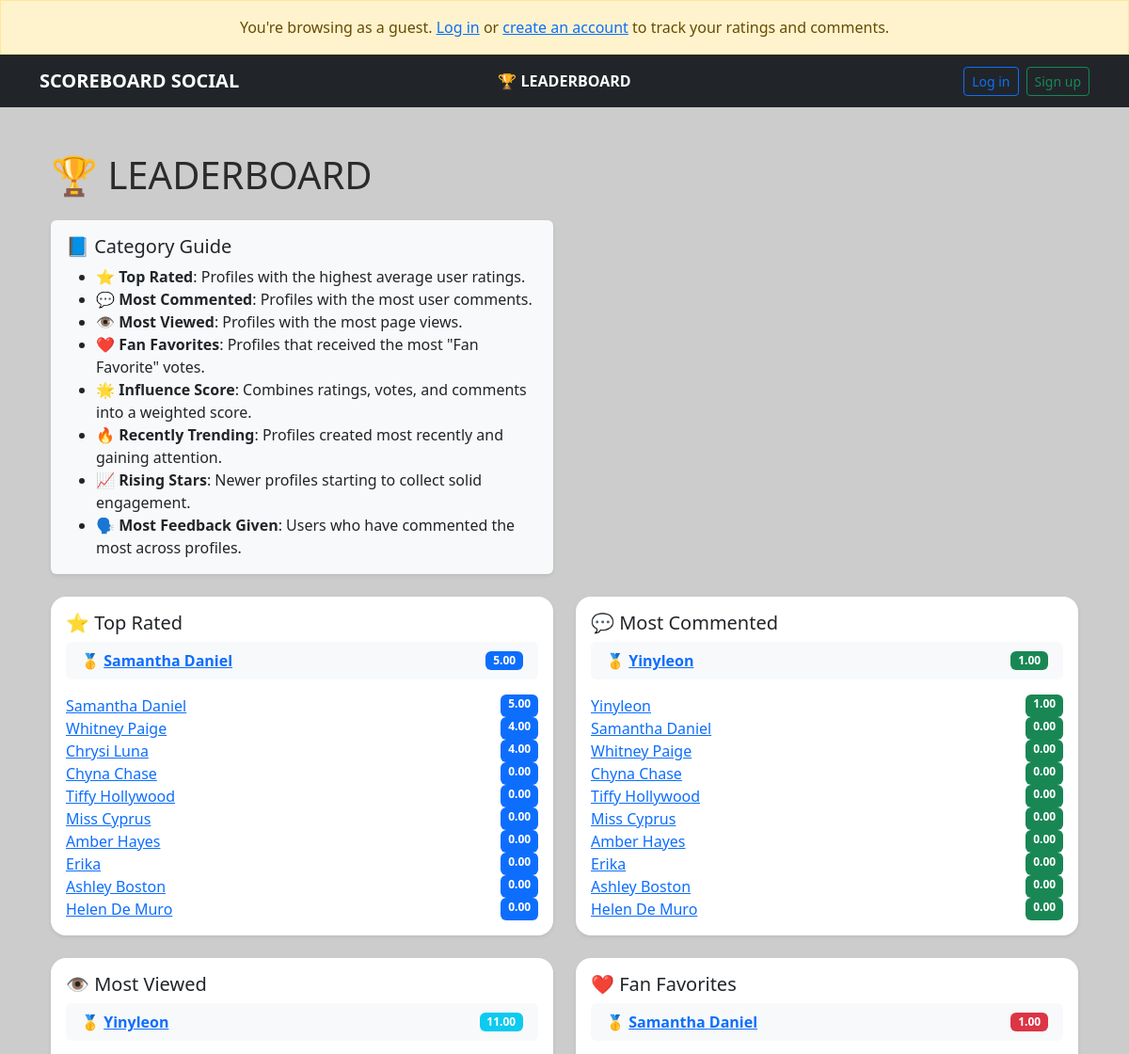
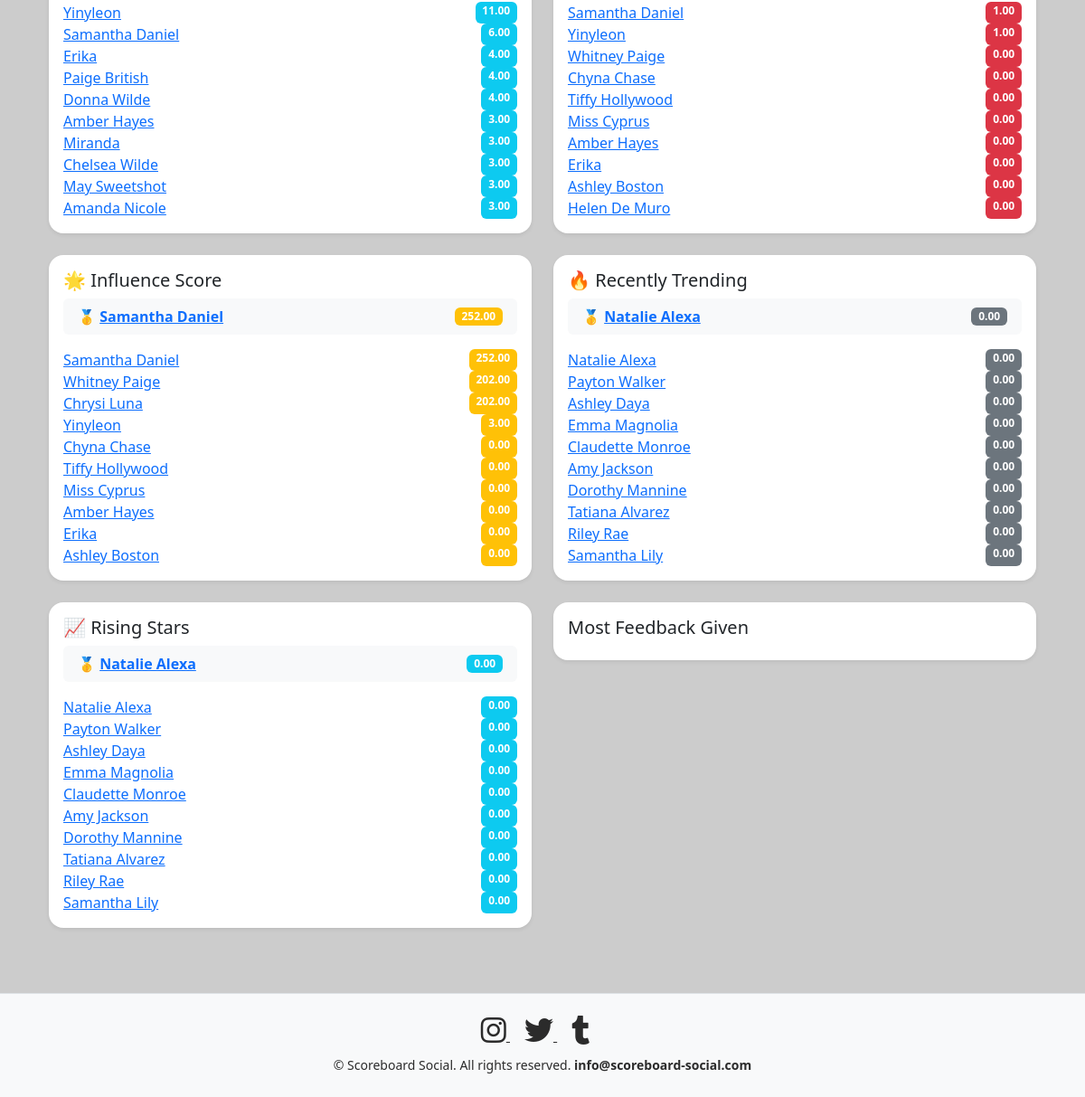
Page /leaderboard/ on the committed database (2 pictures, top to bottom).
### profiles/models.py (models this page shows, shortened)
class Profile(models.Model):
    name = models.CharField(max_length=100)
    image = models.ImageField(upload_to='profile_images/', default='profile_images/default.jpg')
    rating = models.FloatField(default=0)
    instagram = models.URLField(blank=True)
    twitter = models.URLField(blank=True)
    other = models.URLField(blank=True)
    tags = models.ManyToManyField(Tag, blank=True)
    views = models.PositiveIntegerField(default=0)
    created_at = models.DateTimeField(auto_now_add=True)
    @property
    def influence_score(self):
        avg_rating = self.ratings.aggregate(avg=Avg('rating'))['avg'] or 0
        total_votes = self.ratings.count()
        total_comments = self.comments.count()
        return round((avg_rating * 50) + (total_votes * 2) + (total_comments * 3), 2)

### profiles/views.py (the view)
# urls.py: path('leaderboard/', views.leaderboard, name='leaderboard'),
def leaderboard(request):
    top_rated = Profile.objects.annotate(avg_rating=Avg('ratings__rating')).order_by('-avg_rating')[:10]
    most_commented = Profile.objects.annotate(comment_count=Count('comments')).order_by('-comment_count')[:10]
    most_influential = sorted(Profile.objects.all(), key=lambda p: p.influence_score, reverse=True)[:10]
    most_viewed = Profile.objects.order_by('-views')[:10]
    fan_favorites = Profile.objects.annotate(fan_votes_count=Count('fan_votes')).order_by('-fan_votes_count')[:10]
    recently_trending = Profile.objects.order_by('-created_at')[:10]
    rising_stars = Profile.objects.annotate(total_ratings=Count('ratings')).order_by('total_ratings', '-created_at')[:10]
    most_feedback_given = User.objects.annotate(comment_count=Count('comment')).order_by('-comment_count')[:10]
    leaderboard_sections = [
        ("Top Rated", top_rated, "avg_rating", "primary", "/5"),
        ("Most Commented", most_commented, "comment_count", "success", ""),
        ("Most Viewed", most_viewed, "views", "info", ""),
        ("Fan Favorites", fan_favorites, "fan_votes_count", "danger", ""),
        ("Influence Score", most_influential, "influence_score", "warning", ""),
        ("Recently Trending", recently_trending, "avg_rating", "secondary", "/5"),
        ("Rising Stars", rising_stars, "avg_rating", "info", "/5"),
        ("Most Feedback Given", most_feedback_given, None, "warning-subtle", " comments")
    ]
    return render(request, 'profiles/leaderboard.html', {
        'leaderboard_sections': leaderboard_sections
    })

### profiles/templatetags/custom_tags.py (called while the page is built)
@register.filter
def attr(obj, attr_name):
    return getattr(obj, attr_name, "")

### profiles/templates/profiles/leaderboard.html
{% extends "base.html" %}
{% load custom_tags %}
{% block content %}
<div class="container py-4">
  <h1 class="mb-4">🏆 LEADERBOARD</h1>
  <div class="row mb-4">
    <div class="col-md-6">
      <div class="card shadow-sm border-0 bg-light">
        <div class="card-body">
          <h5 class="card-title">📘 Category Guide</h5>
          <ul class="mb-0">
            <li><strong>⭐ Top Rated</strong>: Profiles with the highest average user ratings.</li>
            <li><strong>💬 Most Commented</strong>: Profiles with the most user comments.</li>
            <li><strong>👁️ Most Viewed</strong>: Profiles with the most page views.</li>
            <li><strong>❤️ Fan Favorites</strong>: Profiles that received the most "Fan Favorite" votes.</li>
            <li><strong>🌟 Influence Score</strong>: Combines ratings, votes, and comments into a weighted score.</li>
            <li><strong>🔥 Recently Trending</strong>: Profiles created most recently and gaining attention.</li>
            <li><strong>📈 Rising Stars</strong>: Newer profiles starting to collect solid engagement.</li>
            <li><strong>🗣️ Most Feedback Given</strong>: Users who have commented the most across profiles.</li>
          </ul>
        </div>
      </div>
    </div>
  </div>
  <div class="row row-cols-1 row-cols-md-2 g-4">
    {% for section in leaderboard_sections %}
      <div class="col">
        <div class="card shadow-sm border-0 three-d-card">
          <div class="card-body">
            <h5 class="card-title">
              {% if section.0 == "Top Rated" %}⭐
              {% elif section.0 == "Most Commented" %}💬
              {% elif section.0 == "Most Viewed" %}👁️
              {% elif section.0 == "Fan Favorites" %}❤️
              {% elif section.0 == "Influence Score" %}🌟
              {% elif section.0 == "Recently Trending" %}🔥
              {% elif section.0 == "Rising Stars" %}📈
              {% endif %}
              {{ section.0 }}
            </h5>
            {% if section.1 and section.2 %}
              <div class="mb-3 px-3 py-2 bg-light rounded d-flex justify-content-between align-items-center">
                <span class="fw-bold">
                  🥇 <a href="{% url 'profile_detail' section.1.0.id %}">{{ section.1.0.name }}</a>
                </span>
                <span class="badge bg-{{ section.3 }}">
                  {{ section.1.0|attr:section.2|default:"0"|floatformat:2 }}{{ section.5 }}
                </span>
              </div>
            {% endif %}
            <ul class="list-unstyled mb-0">
              {% for profile in section.1 %}
                <li class="d-flex justify-content-between">
                  <a href="{% url 'profile_detail' profile.id %}">{{ profile.name }}</a>
                  {% if section.2 %}
                    <span class="badge bg-{{ section.3 }}">
                      {{ profile|attr:section.2|default:"0"|floatformat:2 }}{{ section.5 }}
                    </span>
                  {% else %}
                    <span class="badge bg-{{ section.3 }}">{{ section.5 }}</span>
                  {% endif %}
                </li>
              {% empty %}
                <li>No data yet.</li>
              {% endfor %}
            </ul>
          </div>
        </div>
      </div>
    {% endfor %}
  </div>
</div>
{% endblock %}

### templates/base.html (shortened to what this page needs)
<!DOCTYPE html>
{% load static %}
{% now "Y" as now %}
<html lang="en">
<head>
  <link rel="stylesheet" href="https://cdn.jsdelivr.net/npm/bootstrap@5.3.0/dist/css/bootstrap.min.css">
  <link rel="stylesheet" href="https://cdnjs.cloudflare.com/ajax/libs/font-awesome/6.0.0/css/all.min.css">
</head>
<body>
  {% if not user.is_authenticated %}
  <div class="alert alert-warning text-center mb-0 rounded-0">
    You're browsing as a guest.
    <a href="{% url 'login' %}">Log in</a> or
    <a href="{% url 'signup' %}">create an account</a> to track your ratings and comments.
  </div>
  {% endif %}
  <nav class="navbar navbar-expand-lg navbar-dark bg-dark">
    <div class="container position-relative">
      <a class="navbar-brand fw-bold" href="{% url 'profile_list' %}">SCOREBOARD SOCIAL</a>
      <div class="d-none d-lg-block center-slot">
        <a class="nav-link text-white fw-semibold" href="{% url 'leaderboard' %}">
          🏆 LEADERBOARD
        </a>
      </div>
      <div id="mainNav" class="collapse navbar-collapse justify-content-end">
        <ul class="navbar-nav align-items-lg-center gap-2">
          {% if user.is_authenticated %}
          <li class="nav-item">
            <span class="navbar-text text-white">Welcome, {{ user.username }}</span>
          </li>
          <li class="nav-item">
            <form method="POST" action="{% url 'logout' %}">
              {% csrf_token %}
              <button type="submit" class="btn btn-sm btn-outline-light">Log out</button>
            </form>
          </li>
          {% else %}
          <li class="nav-item">
            <a class="btn btn-sm btn-outline-primary" href="{% url 'login' %}">Log in</a>
          </li>
          <li class="nav-item">
            <a class="btn btn-sm btn-outline-success" href="{% url 'signup' %}">Sign up</a>
          </li>
          {% endif %}
        </ul>
      </div>
    </div>
  </nav>
  <main class="container mt-4">
    {% block content %}{% endblock %}
  </main>
  <footer class="text-center py-4 mt-5 bg-light border-top">
    <div class="mb-2">
      <a href="https://www.instagram.com/ScoreSocialSite" target="_blank" class="social-icon me-3" aria-label="Instagram">
        <i class="fab fa-instagram fa-2x"></i>
      </a>
      <a href="https://twitter.com/ScoreSocialSite" target="_blank" class="social-icon me-3" aria-label="Twitter/X">
        <i class="fab fa-twitter fa-2x"></i>
      </a>
      <a href="https://www.tumblr.com/blog/scoresocialsite" target="_blank" class="social-icon me-3" aria-label="Tumblr">
        <i class="fab fa-tumblr fa-2x"></i>
      </a>
    </div>
    <small>&copy; {{ now|date:"Y" }} Scoreboard Social. All rights reserved.
      <b>info@scoreboard-social.com</b>
    </small>
  </footer>
</body>
</html>

### templates/base.html (style rules this page uses)
:root { --varsity-purple: #6B1E8B; --varsity-gold: #FFD700; --varsity-cream: #F8F4E3; --varsity-black: #2B2B2B; --varsity-gray: #CCCCCC; --varsity-navy: #1A1F71; --varsity-red: #B22234; }
body { background-color: var(--varsity-gray); color: var(--varsity-black); }
.three-d-card { border-radius: 1rem; background: #fff; box-shadow: 0 6px 15px rgba(107, 30, 139, 0.15), 0 10px 30px rgba(107, 30, 139, 0.05); transition: transform .3s ease, box-shadow .3s ease; border: 0; }
.social-icon { color: var(--varsity-black); transition: color .3s ease, transform .3s ease; }
@media (min-width: 992px) { .navbar .center-slot { position: absolute; left: 50%; transform: translateX(-50%); } }

### rows in the picture
Profile: name "Samantha Daniel" "Samantha Daniel" "Samantha Daniel", section "5.00" "1.00" "252.00", name "Samantha Daniel", profile "5.00", profile "0.00", views "6.00", profile "1.00", id "252.00"
Profile: name "Whitney Paige", profile "4.00", profile "0.00", id "202.00"
Profile: name "Chrysi Luna", profile "4.00", id "202.00"
Profile: name "Chyna Chase", profile "0.00", id "0.00"
Profile: name "Tiffy Hollywood", profile "0.00", id "0.00"
Profile: name "Miss Cyprus", profile "0.00", id "0.00"
Profile: name "Amber Hayes", profile "0.00", views "3.00", id "0.00"
Profile: name "Erika", profile "0.00", views "4.00", id "0.00"
Profile: name "Ashley Boston", profile "0.00", id "0.00"
Profile: name "Helen De Muro", profile "0.00"
Profile: name "Yinyleon" "Yinyleon", section "1.00" "11.00", name "Yinyleon", profile "1.00", views "11.00", id "3.00"
Profile: name "Paige British", views "4.00"
Profile: name "Donna Wilde", views "4.00"
Profile: name "Miranda", views "3.00"
Profile: name "Chelsea Wilde", views "3.00"
Profile: name "May Sweetshot", views "3.00"
Profile: name "Amanda Nicole", views "3.00"
Profile: name "Natalie Alexa" "Natalie Alexa", name "Natalie Alexa", profile "0.00"
Profile: name "Payton Walker", profile "0.00"
Profile: name "Ashley Daya", profile "0.00"
Profile: name "Emma Magnolia", profile "0.00"
Profile: name "Claudette Monroe", profile "0.00"
Profile: name "Amy Jackson", profile "0.00"
Profile: name "Dorothy Mannine", profile "0.00"
Profile: name "Tatiana Alvarez", profile "0.00"
Profile: name "Riley Rae", profile "0.00"
Profile: name "Samantha Lily", profile "0.00"

### other values in the picture
{{ section.0 }} "Top Rated" "Most Commented" "Most Viewed" "Fan Favorites" "Influence Score" "Recently Trending" "Rising Stars" "Most Feedback Given"
{{ section.1.0|attr:section.2|default:"0"|floatformat:2 }} "0.00" "0.00"
